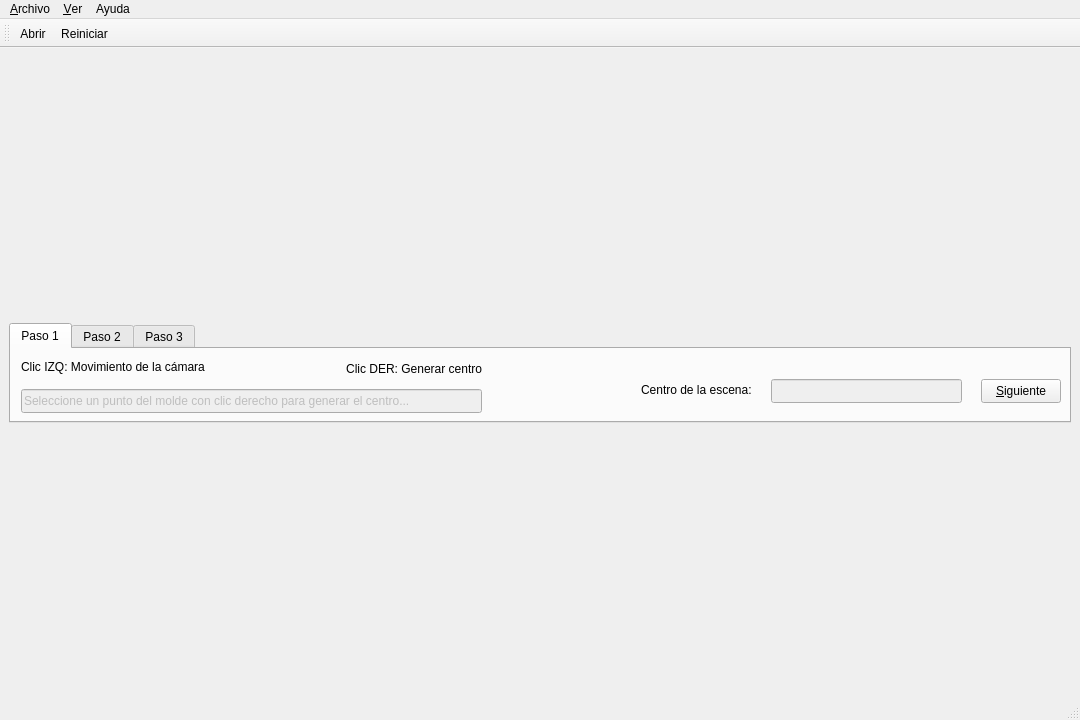
<?xml version="1.0" encoding="UTF-8"?>
<ui version="4.0">
 <class>MainWindow</class>
 <widget class="QMainWindow" name="MainWindow">
  <property name="geometry">
   <rect>
    <x>0</x>
    <y>0</y>
    <width>1080</width>
    <height>720</height>
   </rect>
  </property>
  <property name="minimumSize">
   <size>
    <width>1080</width>
    <height>400</height>
   </size>
  </property>
  <property name="windowTitle">
   <string>Glass3D</string>
  </property>
  <property name="iconSize">
   <size>
    <width>24</width>
    <height>24</height>
   </size>
  </property>
  <widget class="QWidget" name="centralwidget">
   <layout class="QGridLayout" name="gridLayout">
    <property name="sizeConstraint">
     <enum>QLayout::SetDefaultConstraint</enum>
    </property>
    <item row="0" column="0">
     <widget class="QTabWidget" name="tabSteps">
      <property name="enabled">
       <bool>true</bool>
      </property>
      <property name="maximumSize">
       <size>
        <width>1920</width>
        <height>100</height>
       </size>
      </property>
      <property name="focusPolicy">
       <enum>Qt::NoFocus</enum>
      </property>
      <property name="autoFillBackground">
       <bool>false</bool>
      </property>
      <property name="tabPosition">
       <enum>QTabWidget::North</enum>
      </property>
      <property name="tabShape">
       <enum>QTabWidget::Rounded</enum>
      </property>
      <property name="currentIndex">
       <number>0</number>
      </property>
      <property name="elideMode">
       <enum>Qt::ElideLeft</enum>
      </property>
      <property name="documentMode">
       <bool>false</bool>
      </property>
      <property name="tabsClosable">
       <bool>false</bool>
      </property>
      <property name="tabBarAutoHide">
       <bool>false</bool>
      </property>
      <widget class="QWidget" name="Step1">
       <attribute name="title">
        <string>Paso 1</string>
       </attribute>
       <attribute name="toolTip">
        <string>Selección de altura del plano de corte</string>
       </attribute>
       <widget class="QLineEdit" name="infoStep1">
        <property name="enabled">
         <bool>false</bool>
        </property>
        <property name="geometry">
         <rect>
          <x>10</x>
          <y>40</y>
          <width>461</width>
          <height>24</height>
         </rect>
        </property>
        <property name="focusPolicy">
         <enum>Qt::NoFocus</enum>
        </property>
        <property name="text">
         <string>Seleccione un punto del molde con clic derecho para generar el centro...</string>
        </property>
       </widget>
       <widget class="QLabel" name="labelStep1Center">
        <property name="geometry">
         <rect>
          <x>630</x>
          <y>30</y>
          <width>141</width>
          <height>21</height>
         </rect>
        </property>
        <property name="text">
         <string>Centro de la escena:</string>
        </property>
       </widget>
       <widget class="QPushButton" name="pushButtonNext1">
        <property name="geometry">
         <rect>
          <x>970</x>
          <y>30</y>
          <width>80</width>
          <height>24</height>
         </rect>
        </property>
        <property name="tabletTracking">
         <bool>true</bool>
        </property>
        <property name="focusPolicy">
         <enum>Qt::TabFocus</enum>
        </property>
        <property name="text">
         <string>&amp;Siguiente</string>
        </property>
       </widget>
       <widget class="QLineEdit" name="centerPointText">
        <property name="enabled">
         <bool>false</bool>
        </property>
        <property name="geometry">
         <rect>
          <x>760</x>
          <y>30</y>
          <width>191</width>
          <height>24</height>
         </rect>
        </property>
        <property name="focusPolicy">
         <enum>Qt::NoFocus</enum>
        </property>
        <property name="text">
         <string/>
        </property>
        <property name="alignment">
         <set>Qt::AlignRight|Qt::AlignTrailing|Qt::AlignVCenter</set>
        </property>
       </widget>
       <widget class="QLabel" name="label_guide">
        <property name="geometry">
         <rect>
          <x>10</x>
          <y>10</y>
          <width>261</width>
          <height>16</height>
         </rect>
        </property>
        <property name="text">
         <string>Clic IZQ: Movimiento de la cámara</string>
        </property>
       </widget>
       <widget class="QLabel" name="label_guide_2">
        <property name="geometry">
         <rect>
          <x>230</x>
          <y>10</y>
          <width>241</width>
          <height>20</height>
         </rect>
        </property>
        <property name="text">
         <string>Clic DER: Generar centro</string>
        </property>
        <property name="alignment">
         <set>Qt::AlignRight|Qt::AlignTrailing|Qt::AlignVCenter</set>
        </property>
       </widget>
      </widget>
      <widget class="QWidget" name="Step2">
       <property name="enabled">
        <bool>true</bool>
       </property>
       <attribute name="title">
        <string>Paso 2</string>
       </attribute>
       <attribute name="toolTip">
        <string>Selección de los vertices del plano</string>
       </attribute>
       <widget class="QPushButton" name="pushButtonBack2">
        <property name="geometry">
         <rect>
          <x>880</x>
          <y>30</y>
          <width>80</width>
          <height>24</height>
         </rect>
        </property>
        <property name="focusPolicy">
         <enum>Qt::TabFocus</enum>
        </property>
        <property name="text">
         <string>&amp;Volver</string>
        </property>
       </widget>
       <widget class="QPushButton" name="pushButtonNext2">
        <property name="enabled">
         <bool>true</bool>
        </property>
        <property name="geometry">
         <rect>
          <x>970</x>
          <y>30</y>
          <width>80</width>
          <height>24</height>
         </rect>
        </property>
        <property name="focusPolicy">
         <enum>Qt::TabFocus</enum>
        </property>
        <property name="toolTip">
         <string>Generación del positivo</string>
        </property>
        <property name="text">
         <string>&amp;Siguiente</string>
        </property>
       </widget>
       <widget class="QPushButton" name="pushButtonGenerate2">
        <property name="geometry">
         <rect>
          <x>410</x>
          <y>40</y>
          <width>111</width>
          <height>24</height>
         </rect>
        </property>
        <property name="focusPolicy">
         <enum>Qt::TabFocus</enum>
        </property>
        <property name="text">
         <string>&amp;Generar Preview</string>
        </property>
       </widget>
       <widget class="QProgressBar" name="progressBar">
        <property name="geometry">
         <rect>
          <x>10</x>
          <y>40</y>
          <width>241</width>
          <height>21</height>
         </rect>
        </property>
        <property name="value">
         <number>0</number>
        </property>
       </widget>
       <widget class="QLineEdit" name="infoStep2">
        <property name="enabled">
         <bool>false</bool>
        </property>
        <property name="geometry">
         <rect>
          <x>10</x>
          <y>10</y>
          <width>241</width>
          <height>24</height>
         </rect>
        </property>
        <property name="focusPolicy">
         <enum>Qt::NoFocus</enum>
        </property>
        <property name="text">
         <string/>
        </property>
       </widget>
       <widget class="QDoubleSpinBox" name="doubleSpinBoxWidth">
        <property name="enabled">
         <bool>true</bool>
        </property>
        <property name="geometry">
         <rect>
          <x>620</x>
          <y>10</y>
          <width>62</width>
          <height>25</height>
         </rect>
        </property>
        <property name="minimum">
         <double>0.100000000000000</double>
        </property>
        <property name="singleStep">
         <double>0.500000000000000</double>
        </property>
        <property name="value">
         <double>1.500000000000000</double>
        </property>
       </widget>
       <widget class="QLabel" name="label">
        <property name="geometry">
         <rect>
          <x>540</x>
          <y>10</y>
          <width>71</width>
          <height>16</height>
         </rect>
        </property>
        <property name="text">
         <string>Grosor (mm)</string>
        </property>
       </widget>
       <widget class="QLabel" name="label_2">
        <property name="geometry">
         <rect>
          <x>710</x>
          <y>10</y>
          <width>81</width>
          <height>16</height>
         </rect>
        </property>
        <property name="palette">
         <palette>
          <active>
           <colorrole role="WindowText">
            <brush brushstyle="SolidPattern">
             <color alpha="255">
              <red>0</red>
              <green>170</green>
              <blue>0</blue>
             </color>
            </brush>
           </colorrole>
          </active>
          <inactive>
           <colorrole role="WindowText">
            <brush brushstyle="SolidPattern">
             <color alpha="255">
              <red>0</red>
              <green>0</green>
              <blue>0</blue>
             </color>
            </brush>
           </colorrole>
          </inactive>
          <disabled>
           <colorrole role="WindowText">
            <brush brushstyle="SolidPattern">
             <color alpha="255">
              <red>120</red>
              <green>120</green>
              <blue>120</blue>
             </color>
            </brush>
           </colorrole>
          </disabled>
         </palette>
        </property>
        <property name="text">
         <string>Corte superior</string>
        </property>
       </widget>
       <widget class="QLabel" name="label_3">
        <property name="geometry">
         <rect>
          <x>710</x>
          <y>40</y>
          <width>81</width>
          <height>16</height>
         </rect>
        </property>
        <property name="palette">
         <palette>
          <active>
           <colorrole role="WindowText">
            <brush brushstyle="SolidPattern">
             <color alpha="255">
              <red>0</red>
              <green>0</green>
              <blue>255</blue>
             </color>
            </brush>
           </colorrole>
          </active>
          <inactive>
           <colorrole role="WindowText">
            <brush brushstyle="SolidPattern">
             <color alpha="255">
              <red>0</red>
              <green>0</green>
              <blue>0</blue>
             </color>
            </brush>
           </colorrole>
          </inactive>
          <disabled>
           <colorrole role="WindowText">
            <brush brushstyle="SolidPattern">
             <color alpha="255">
              <red>120</red>
              <green>120</green>
              <blue>120</blue>
             </color>
            </brush>
           </colorrole>
          </disabled>
         </palette>
        </property>
        <property name="text">
         <string>Base interior</string>
        </property>
       </widget>
       <widget class="QDoubleSpinBox" name="doubleSpinBoxTop">
        <property name="enabled">
         <bool>false</bool>
        </property>
        <property name="geometry">
         <rect>
          <x>800</x>
          <y>10</y>
          <width>62</width>
          <height>25</height>
         </rect>
        </property>
        <property name="minimum">
         <double>-1000.000000000000000</double>
        </property>
        <property name="maximum">
         <double>1000.000000000000000</double>
        </property>
        <property name="singleStep">
         <double>1.000000000000000</double>
        </property>
       </widget>
       <widget class="QDoubleSpinBox" name="doubleSpinBoxBottom">
        <property name="enabled">
         <bool>false</bool>
        </property>
        <property name="geometry">
         <rect>
          <x>800</x>
          <y>40</y>
          <width>62</width>
          <height>25</height>
         </rect>
        </property>
        <property name="minimum">
         <double>-1000.000000000000000</double>
        </property>
        <property name="maximum">
         <double>1000.000000000000000</double>
        </property>
       </widget>
       <widget class="Line" name="line">
        <property name="geometry">
         <rect>
          <x>250</x>
          <y>0</y>
          <width>20</width>
          <height>81</height>
         </rect>
        </property>
        <property name="orientation">
         <enum>Qt::Vertical</enum>
        </property>
       </widget>
       <widget class="QComboBox" name="comboBoxDirection">
        <property name="geometry">
         <rect>
          <x>410</x>
          <y>10</y>
          <width>111</width>
          <height>24</height>
         </rect>
        </property>
        <property name="font">
         <font>
          <bold>false</bold>
         </font>
        </property>
        <item>
         <property name="text">
          <string>Izquierda  (-X)</string>
         </property>
        </item>
        <item>
         <property name="text">
          <string>Derecha   (+X)</string>
         </property>
        </item>
       </widget>
       <widget class="QLabel" name="label_4">
        <property name="geometry">
         <rect>
          <x>270</x>
          <y>10</y>
          <width>141</width>
          <height>20</height>
         </rect>
        </property>
        <property name="text">
         <string>Dirección del escaneo:</string>
        </property>
       </widget>
       <widget class="Line" name="line_2">
        <property name="geometry">
         <rect>
          <x>520</x>
          <y>0</y>
          <width>20</width>
          <height>91</height>
         </rect>
        </property>
        <property name="orientation">
         <enum>Qt::Vertical</enum>
        </property>
       </widget>
       <widget class="Line" name="line_3">
        <property name="geometry">
         <rect>
          <x>860</x>
          <y>-10</y>
          <width>20</width>
          <height>91</height>
         </rect>
        </property>
        <property name="orientation">
         <enum>Qt::Vertical</enum>
        </property>
       </widget>
      </widget>
      <widget class="QWidget" name="Step3">
       <property name="enabled">
        <bool>true</bool>
       </property>
       <attribute name="title">
        <string>Paso 3</string>
       </attribute>
       <widget class="QPushButton" name="pushButtonBack3">
        <property name="geometry">
         <rect>
          <x>880</x>
          <y>30</y>
          <width>80</width>
          <height>24</height>
         </rect>
        </property>
        <property name="focusPolicy">
         <enum>Qt::TabFocus</enum>
        </property>
        <property name="text">
         <string>&amp;Volver</string>
        </property>
       </widget>
       <widget class="QPushButton" name="pushButtonSave3">
        <property name="geometry">
         <rect>
          <x>970</x>
          <y>30</y>
          <width>80</width>
          <height>24</height>
         </rect>
        </property>
        <property name="font">
         <font>
          <bold>true</bold>
         </font>
        </property>
        <property name="focusPolicy">
         <enum>Qt::TabFocus</enum>
        </property>
        <property name="text">
         <string>&amp;Guardar</string>
        </property>
       </widget>
       <widget class="QCheckBox" name="checkBoxShowMesh">
        <property name="geometry">
         <rect>
          <x>20</x>
          <y>20</y>
          <width>121</width>
          <height>31</height>
         </rect>
        </property>
        <property name="focusPolicy">
         <enum>Qt::TabFocus</enum>
        </property>
        <property name="text">
         <string>Ver &amp;Molde</string>
        </property>
        <property name="checked">
         <bool>true</bool>
        </property>
        <property name="tristate">
         <bool>false</bool>
        </property>
       </widget>
       <widget class="QCheckBox" name="checkBoxShowPiece">
        <property name="geometry">
         <rect>
          <x>140</x>
          <y>20</y>
          <width>111</width>
          <height>31</height>
         </rect>
        </property>
        <property name="focusPolicy">
         <enum>Qt::TabFocus</enum>
        </property>
        <property name="text">
         <string>Ver &amp;Pieza</string>
        </property>
        <property name="checked">
         <bool>true</bool>
        </property>
        <property name="tristate">
         <bool>false</bool>
        </property>
       </widget>
      </widget>
     </widget>
    </item>
   </layout>
  </widget>
  <widget class="QMenuBar" name="menubar">
   <property name="geometry">
    <rect>
     <x>0</x>
     <y>0</y>
     <width>1080</width>
     <height>21</height>
    </rect>
   </property>
   <widget class="QMenu" name="menuFile">
    <property name="title">
     <string>&amp;Archivo</string>
    </property>
    <addaction name="actionOpen"/>
    <addaction name="separator"/>
    <addaction name="actionQuit"/>
   </widget>
   <widget class="QMenu" name="menuView">
    <property name="title">
     <string>&amp;Ver</string>
    </property>
    <addaction name="actionReset"/>
    <addaction name="actionSettings"/>
   </widget>
   <widget class="QMenu" name="menuAyuda">
    <property name="title">
     <string>Ayuda</string>
    </property>
    <addaction name="actionManual_b_sico"/>
    <addaction name="actionManual_avanzado"/>
    <addaction name="actionInformaci_n"/>
   </widget>
   <addaction name="menuFile"/>
   <addaction name="menuView"/>
   <addaction name="menuAyuda"/>
  </widget>
  <widget class="QStatusBar" name="statusbar"/>
  <widget class="QToolBar" name="toolBar">
   <property name="windowTitle">
    <string>toolBar</string>
   </property>
   <attribute name="toolBarArea">
    <enum>TopToolBarArea</enum>
   </attribute>
   <attribute name="toolBarBreak">
    <bool>false</bool>
   </attribute>
   <addaction name="actionOpen"/>
   <addaction name="actionReset"/>
  </widget>
  <action name="actionOpen">
   <property name="icon">
    <iconset resource="Recursos.qrc">
     <normaloff>:/iconos/abrir.png</normaloff>
     <normalon>:/iconos/abrir.png</normalon>:/iconos/abrir.png</iconset>
   </property>
   <property name="text">
    <string>&amp;Abrir</string>
   </property>
   <property name="toolTip">
    <string>Abrir fichero STL</string>
   </property>
   <property name="shortcut">
    <string>Ctrl+A</string>
   </property>
  </action>
  <action name="actionQuit">
   <property name="icon">
    <iconset resource="Recursos.qrc">
     <normaloff>:/iconos/cerrar.png</normaloff>:/iconos/cerrar.png</iconset>
   </property>
   <property name="text">
    <string>&amp;Cerrar</string>
   </property>
   <property name="toolTip">
    <string>Cerrar Glass3D</string>
   </property>
   <property name="shortcut">
    <string>Ctrl+C</string>
   </property>
  </action>
  <action name="actionReset">
   <property name="icon">
    <iconset resource="Recursos.qrc">
     <normaloff>:/iconos/reiniciar.png</normaloff>:/iconos/reiniciar.png</iconset>
   </property>
   <property name="text">
    <string>&amp;Reiniciar</string>
   </property>
   <property name="toolTip">
    <string>Reiniciar vista</string>
   </property>
   <property name="shortcut">
    <string>Ctrl+R</string>
   </property>
  </action>
  <action name="actionSettings">
   <property name="icon">
    <iconset resource="Recursos.qrc">
     <normaloff>:/iconos/preferencias.png</normaloff>:/iconos/preferencias.png</iconset>
   </property>
   <property name="text">
    <string>&amp;Preferencias</string>
   </property>
   <property name="toolTip">
    <string>Preferencias de Glass3D</string>
   </property>
   <property name="shortcut">
    <string>Ctrl+P</string>
   </property>
  </action>
  <action name="actionManual_b_sico">
   <property name="icon">
    <iconset resource="Recursos.qrc">
     <normaloff>:/iconos/pdf.png</normaloff>:/iconos/pdf.png</iconset>
   </property>
   <property name="text">
    <string>&amp;Manual básico</string>
   </property>
   <property name="shortcut">
    <string>Ctrl+M</string>
   </property>
  </action>
  <action name="actionManual_avanzado">
   <property name="icon">
    <iconset resource="Recursos.qrc">
     <normaloff>:/iconos/pdf.png</normaloff>:/iconos/pdf.png</iconset>
   </property>
   <property name="text">
    <string>Manual avanzado</string>
   </property>
   <property name="shortcut">
    <string>Ctrl+Shift+M</string>
   </property>
  </action>
  <action name="actionInformaci_n">
   <property name="icon">
    <iconset resource="Recursos.qrc">
     <normaloff>:/iconos/info.png</normaloff>:/iconos/info.png</iconset>
   </property>
   <property name="text">
    <string>Información</string>
   </property>
   <property name="shortcut">
    <string>Ctrl+I</string>
   </property>
  </action>
 </widget>
 <tabstops>
  <tabstop>pushButtonNext1</tabstop>
  <tabstop>comboBoxDirection</tabstop>
  <tabstop>pushButtonGenerate2</tabstop>
  <tabstop>doubleSpinBoxWidth</tabstop>
  <tabstop>doubleSpinBoxTop</tabstop>
  <tabstop>doubleSpinBoxBottom</tabstop>
  <tabstop>pushButtonBack2</tabstop>
  <tabstop>pushButtonNext2</tabstop>
  <tabstop>checkBoxShowMesh</tabstop>
  <tabstop>pushButtonBack3</tabstop>
  <tabstop>pushButtonSave3</tabstop>
 </tabstops>
 <resources>
  <include location="Recursos.qrc"/>
 </resources>
 <connections/>
</ui>
